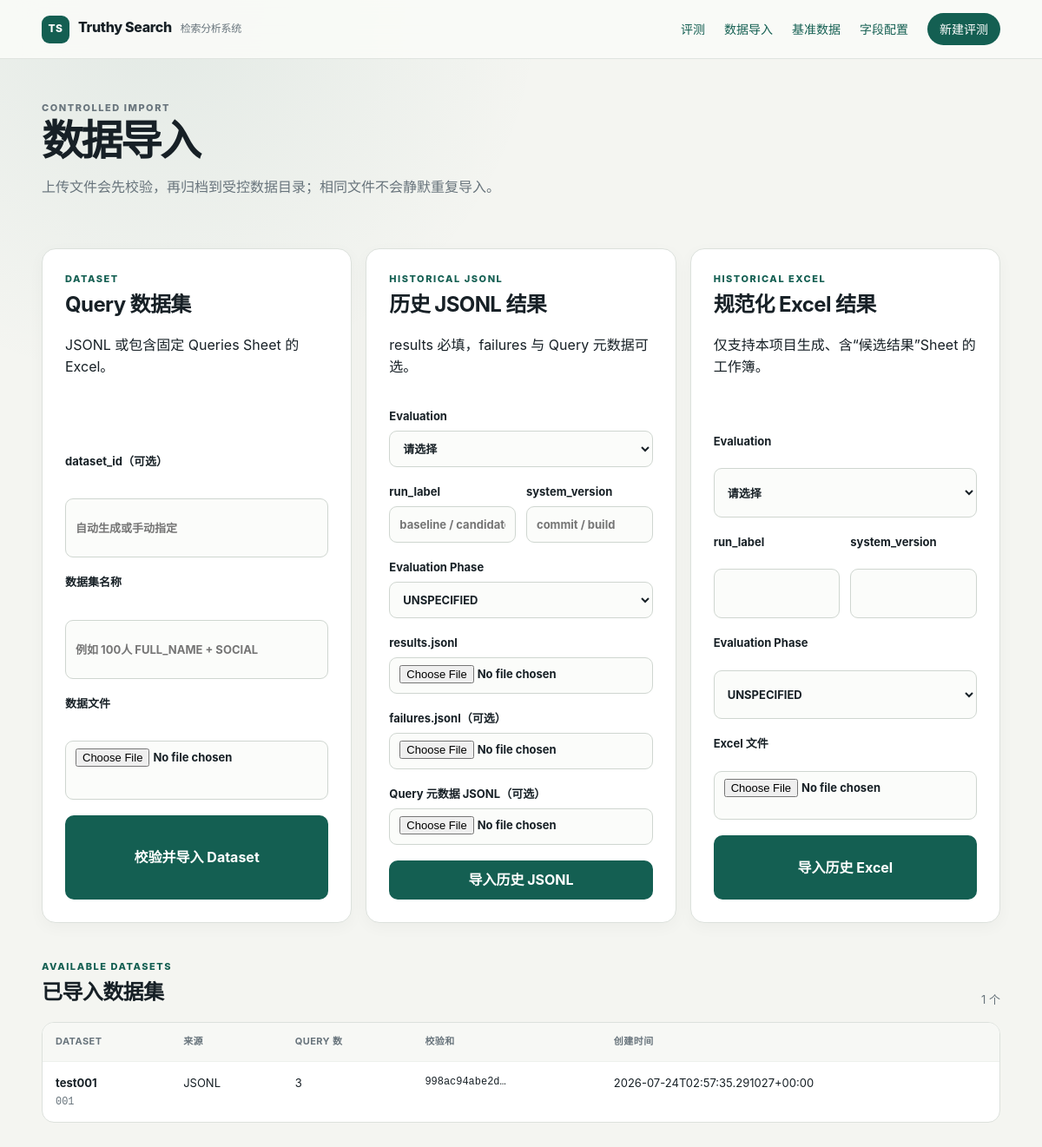
The page /imports on the database its author committed.
### tables this page shows
CREATE TABLE datasets (
    dataset_id TEXT PRIMARY KEY,
    name TEXT NOT NULL,
    source_type TEXT NOT NULL,
    source_file TEXT NOT NULL,
    checksum TEXT NOT NULL UNIQUE,
    query_count INTEGER NOT NULL DEFAULT 0,
    created_at TEXT NOT NULL
);

### web_app.py (the view, shortened to what this page needs)
    @app.route("/imports", methods=["GET", "POST"])
    def imports() -> Response | tuple[str, int]:
        if request.method == "GET":
            return render_imports()

### analysis_store.py (called while the page is built)
    @contextmanager
    def connection(self) -> Iterator[sqlite3.Connection]:
        self.db_path.parent.mkdir(parents=True, exist_ok=True)
        connection = sqlite3.connect(self.db_path, timeout=5.0)
        connection.row_factory = sqlite3.Row
        try:
            connection.execute("PRAGMA foreign_keys = ON")
            connection.execute("PRAGMA journal_mode = WAL")
            connection.execute("PRAGMA busy_timeout = 5000")
            yield connection
        finally:
            connection.close()

    def fetch_all(
        self,
        sql: str,
        parameters: Sequence[Any] = (),
    ) -> list[sqlite3.Row]:
        with self.connection() as connection:
            return list(connection.execute(sql, parameters).fetchall())

### templates/imports.html (shortened to what this page needs)
{% extends "base.html" %}
{% block content %}
  <div class="page-heading">
    <div>
      <p class="eyebrow">Controlled Import</p>
      <h1>数据导入</h1>
      <p>上传文件会先校验，再归档到受控数据目录；相同文件不会静默重复导入。</p>
    </div>
  </div>
  <div class="import-grid">
    <form class="form-panel" method="post" enctype="multipart/form-data">
      <div><p class="eyebrow">Dataset</p><h2>Query 数据集</h2><p>JSONL 或包含固定 Queries Sheet 的 Excel。</p></div>
      <label><span>dataset_id（可选）</span><input name="dataset_id" placeholder="自动生成或手动指定"></label>
      <label><span>数据集名称</span><input name="name" required placeholder="例如 100人 FULL_NAME + SOCIAL"></label>
      <label><span>数据文件</span><input type="file" name="source_file" accept=".jsonl,.xlsx" required></label>
      <button class="button primary" type="submit">校验并导入 Dataset</button>
    </form>
    <form class="form-panel" method="post" enctype="multipart/form-data">
      <div><p class="eyebrow">Historical JSONL</p><h2>历史 JSONL 结果</h2><p>results 必填，failures 与 Query 元数据可选。</p></div>
      <label><span>Evaluation</span><select name="evaluation_id" required><option value="">请选择</option></select></label>
      <div class="form-pair">
        <label><span>run_label</span><input name="run_label" required placeholder="baseline / candidate"></label>
        <label><span>system_version</span><input name="system_version" required placeholder="commit / build"></label>
      </div>
      <label><span>Evaluation Phase</span><select name="evaluation_phase" required>{% for phase in evaluation_phases %}<option value="{{ phase }}" {% if phase == 'UNSPECIFIED' %}selected{% endif %}>{{ phase }}</option>{% endfor %}</select></label>
      <label><span>results.jsonl</span><input type="file" name="source_file" accept=".jsonl" required></label>
      <label><span>failures.jsonl（可选）</span><input type="file" name="failures_file" accept=".jsonl"></label>
      <label><span>Query 元数据 JSONL（可选）</span><input type="file" name="metadata_file" accept=".jsonl"></label>
      <button class="button primary" type="submit">导入历史 JSONL</button>
    </form>
    <form class="form-panel" method="post" enctype="multipart/form-data">
      <div><p class="eyebrow">Historical Excel</p><h2>规范化 Excel 结果</h2><p>仅支持本项目生成、含“候选结果”Sheet 的工作簿。</p></div>
      <label><span>Evaluation</span><select name="evaluation_id" required><option value="">请选择</option></select></label>
      <div class="form-pair">
        <label><span>run_label</span><input name="run_label" required></label>
        <label><span>system_version</span><input name="system_version" required></label>
      </div>
      <label><span>Evaluation Phase</span><select name="evaluation_phase" required>{% for phase in evaluation_phases %}<option value="{{ phase }}" {% if phase == 'UNSPECIFIED' %}selected{% endif %}>{{ phase }}</option>{% endfor %}</select></label>
      <label><span>Excel 文件</span><input type="file" name="source_file" accept=".xlsx" required></label>
      <button class="button primary" type="submit">导入历史 Excel</button>
    </form>
  </div>
  <section class="section-head"><div><p class="eyebrow">Available Datasets</p><h2>已导入数据集</h2></div><span class="count">{{ datasets|length }} 个</span></section>
  <div class="table-wrap">
    <table>
      <thead><tr><th>Dataset</th><th>来源</th><th>Query 数</th><th>校验和</th><th>创建时间</th></tr></thead>
      <tbody>
        {% for dataset in datasets %}
          <tr><td><strong>{{ dataset.name }}</strong><small class="mono">{{ dataset.dataset_id }}</small></td><td>{{ dataset.source_type }}</td><td>{{ dataset.query_count }}</td><td class="mono">{{ dataset.checksum[:12] }}…</td><td>{{ dataset.created_at }}</td></tr>
        {% else %}
          <tr><td colspan="5" class="empty-cell">还没有 Dataset</td></tr>
        {% endfor %}
      </tbody>
    </table>
  </div>
{% endblock %}

### static/app.css (style rules this page uses)
:root { color-scheme: light; --ink: #172026; --muted: #68747c; --paper: #f4f5f1; --surface: #ffffff; --line: #dce1dc; --accent: #145f52; --accent-strong: #0c463c; --accent-soft: #e1f0eb; --danger: #a33d32; --danger-soft: #f8e7e3; --warning: #a36a18; --warning-soft: #f8edcf; --shadow: 0 18px 50px rgba(23, 32, 38, 0.08); font-family: Inter, ui-sans-serif, -apple-system, BlinkMacSystemFont, "Segoe UI", "PingFang SC", "Hiragino Sans GB", "Microsoft YaHei", sans-serif; }
* { box-sizing: border-box; }
body { margin: 0; color: var(--ink); background: radial-gradient(circle at 15% 0%, rgba(20, 95, 82, 0.08), transparent 28rem), var(--paper); line-height: 1.55; }
button, input, select, textarea { font: inherit; }
.hero, .page-heading { display: flex; align-items: end; justify-content: space-between; gap: 36px; margin-bottom: 42px; }
.hero h1, .page-heading h1, .error-page h1 { max-width: 820px; margin: 4px 0 12px; font-size: clamp(34px, 5vw, 64px); line-height: 1.04; letter-spacing: -0.055em; }
.page-heading h1, .error-page h1 { font-size: clamp(34px, 4vw, 54px); }
.page-heading p { max-width: 820px; color: var(--muted); }
.eyebrow { margin: 0; color: var(--accent); font-size: 11px; font-weight: 800; letter-spacing: 0.14em; text-transform: uppercase; }
.mono { font-family: "SFMono-Regular", Consolas, "Liberation Mono", monospace; font-size: 0.92em; }
.button { display: inline-flex; align-items: center; justify-content: center; min-height: 42px; padding: 9px 16px; border: 1px solid transparent; border-radius: 10px; cursor: pointer; font-weight: 700; transition: 150ms ease; }
.button.primary { color: white; background: var(--accent); }
.section-head { display: flex; align-items: end; justify-content: space-between; gap: 20px; margin: 42px 0 16px; }
.section-head h2, .panel-head h2, .form-panel h2 { margin: 2px 0 0; font-size: 24px; letter-spacing: -0.025em; }
.count { color: var(--muted); font-size: 13px; }
.form-panel, .panel { padding: 26px; border: 1px solid var(--line); border-radius: 16px; background: var(--surface); box-shadow: 0 5px 18px rgba(23, 32, 38, 0.035); }
.form-panel, .form-panel form { display: grid; gap: 18px; }
.form-panel label, .filter-bar label, .raw-toolbar label { display: grid; gap: 7px; color: var(--ink); font-size: 13px; font-weight: 720; }
input, select, textarea { width: 100%; border: 1px solid #cfd6d0; border-radius: 9px; color: var(--ink); background: #fbfcfa; outline: none; }
input, select { min-height: 42px; padding: 8px 11px; }
.import-grid { display: grid; grid-template-columns: repeat(3, minmax(0, 1fr)); gap: 16px; }
.form-pair { display: grid; grid-template-columns: 1fr 1fr; gap: 12px; }
.table-wrap { overflow: auto; border: 1px solid var(--line); border-radius: 14px; background: var(--surface); }
table { width: 100%; border-collapse: collapse; font-size: 13px; }
th { padding: 13px 15px; color: var(--muted); background: #f7f8f5; font-size: 11px; letter-spacing: 0.04em; text-align: left; text-transform: uppercase; white-space: nowrap; }
td { max-width: 340px; padding: 14px 15px; border-top: 1px solid #edf0ec; vertical-align: top; }
td small, table small { display: block; margin-top: 3px; color: var(--muted); }

### rows shown on the page
datasets: name "test001", dataset_id "001", source_type "JSONL", query_count "3", checksum "998ac94abe2d", created_at "2026-07-24T02:57:35.291027+00:00"

### other values the page prints
{{ datasets|length }} "1"
form field evaluation_phase "UNSPECIFIED"
